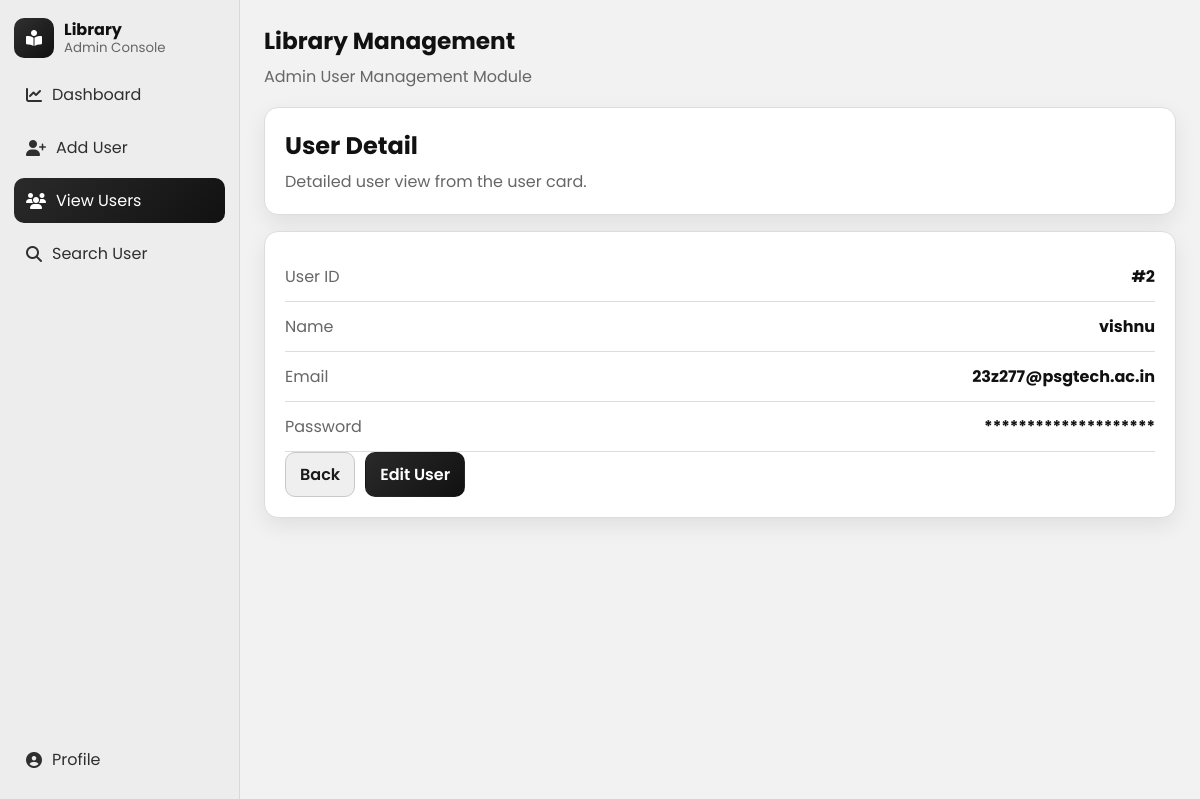
The page /users/2 on the database its author committed.
### tables this page shows
CREATE TABLE users
                     (id INTEGER PRIMARY KEY AUTOINCREMENT,
                      name TEXT NOT NULL,
                      email TEXT NOT NULL,
                      phone TEXT, password TEXT NOT NULL DEFAULT '');

### app.py (the view)
@app.route("/users/<int:user_id>")
def user_detail(user_id):
    user = fetch_user(user_id)
    if not user:
        flash("User not found.", "warning")
        return redirect(url_for("view_users"))
    return render_template("user_detail.html", user=user)

### app.py (called while the page is built)
def fetch_user(user_id):
    with get_connection() as conn:
        return conn.execute(
            "SELECT id, name, email, password FROM users WHERE id = ?",
            (user_id,),
        ).fetchone()

### database.py (called while the page is built)
def get_connection():
    conn = sqlite3.connect(DATABASE_PATH)
    conn.row_factory = sqlite3.Row
    return conn

### templates/user_detail.html (shortened to what this page needs)
{% extends "base.html" %}
{% block content %}
<section class="page-heading">
    <h1>User Detail</h1>
    <p>Detailed user view from the user card.</p>
</section>
<section class="detail-card">
    <div class="detail-row">
        <span>User ID</span>
        <strong>#{{ user.id }}</strong>
    </div>
    <div class="detail-row">
        <span>Name</span>
        <strong>{{ user.name }}</strong>
    </div>
    <div class="detail-row">
        <span>Email</span>
        <strong>{{ user.email }}</strong>
    </div>
    <div class="detail-row">
        <span>Password</span>
        <strong>{{ '*' * (user.password|length) }}</strong>
    </div>
    <div class="form-actions">
        <a class="btn btn-light" href="{{ url_for('view_users') }}">Back</a>
        <a class="btn btn-primary" href="{{ url_for('update_user', user_id=user.id) }}">Edit User</a>
    </div>
</section>
{% endblock %}

### static/css/style.css (style rules this page uses)
:root { --bg: #f2f2f2; --surface: #ffffff; --surface-soft: #f7f7f7; --text: #111111; --muted: #666666; --line: #dddddd; --primary: #2a2a2a; --primary-dark: #1a1a1a; --danger: #2f2f2f; --danger-dark: #1f1f1f; --radius: 14px; --shadow: 0 8px 22px rgba(0, 0, 0, 0.08); }
* { box-sizing: border-box; }
body { margin: 0; font-family: "Poppins", sans-serif; color: var(--text); background: var(--bg); }
.hero, .page-heading, .form-card, .profile-card, .detail-card, .empty-state, .table-card { background: var(--surface); border: 1px solid var(--line); border-radius: var(--radius); box-shadow: var(--shadow); }
.hero, .page-heading, .form-card, .profile-card, .detail-card, .table-card { padding: 20px; }
.hero h1, .page-heading h1 { margin: 0 0 6px; font-size: clamp(1.2rem, 2vw, 1.7rem); }
.hero p, .page-heading p { margin: 0; color: var(--muted); }
.page-heading { margin-bottom: 16px; }
.toolbar-actions, .user-card-actions, .form-actions, .action-group { display: flex; align-items: center; gap: 10px; }
.btn { border: 1px solid transparent; border-radius: 10px; padding: 9px 14px; font-family: inherit; font-weight: 600; cursor: pointer; text-decoration: none; display: inline-flex; align-items: center; justify-content: center; transition: background 0.2s ease, transform 0.2s ease; }
.btn-primary { color: #fff; background: linear-gradient(135deg, var(--primary), #111111); }
.btn-light { color: #1a1a1a; border-color: #c8c8c8; background: #efefef; }
.detail-row, .profile-item { display: flex; justify-content: space-between; align-items: center; gap: 10px; padding: 12px 0; border-bottom: 1px solid var(--line); }
.detail-row span, .profile-item span { color: var(--muted); }

### rows shown on the page
users: id "2", name "vishnu", email "23z277@psgtech.ac.in"

### other values the page prints
{{ '*' * (user.password|length) }} "********************"
